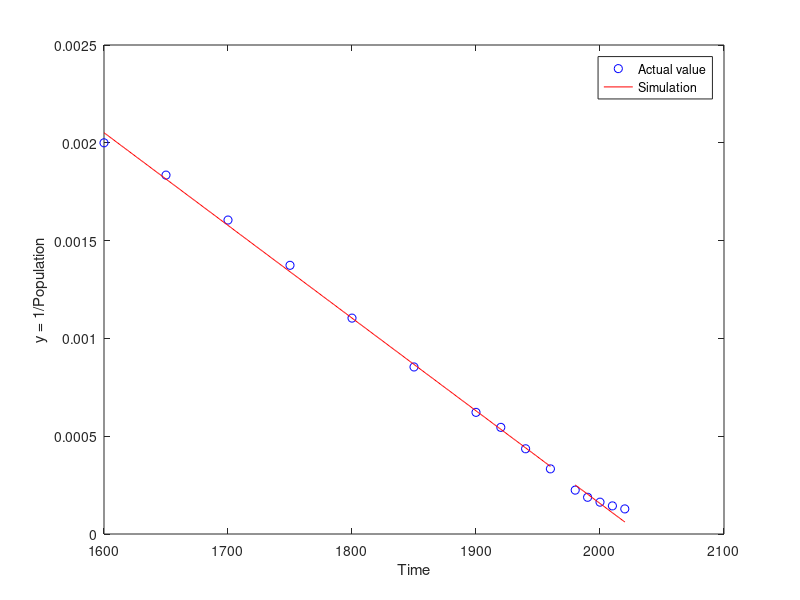

MATLAB code for this plot:
close
clear

% To compute
a = ones(10,1);
t = [1600:50:1900 1920:20:1960];
t = t';
A = [a -t];
y = [500 545 623 728 906 1171 1608 1834 2295 3003];
y = 1./y';
x = inv(A'*A)*A'*y;
t0 = x(1)/x(2);
k = x(2);
fprintf('t0 = %f, k = %f\n',t0,k)
plot(t,y,'bo')
hold on
T = 1600:1:1960;
f = k*(t0 - T);
plot(T,f,'r')
t1 = 1980:10:2020;
t1 = t1';
y1 = [4458 5327 6143 6956 7794];
y1 = 1./y1';
T1 = 1980:1:2020;
f1 = k*(t0 - T1);
plot(t1,y1,'bo')
plot(T1,f1,'r')
xlabel('Time')
ylabel('y = 1/Population')
legend('Actual value','Simulation')
hold off



% To test
n = norm(A*x - y);
N = n.*ones(length(n),1e4);
for i = 1:1e3
    m = norm(A*(x-rand(length(x),1)));
    if (m < n)
        error('x is not the best solution.\n')
    end
end
disp('x is the best solution.')

